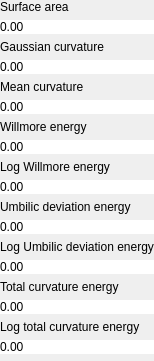
  <widget class="QWidget" name="verticalLayoutWidget_2">
   <property name="geometry">
    <rect>
     <x>130</x>
     <y>50</y>
     <width>171</width>
     <height>466</height>
    </rect>
   </property>
   <layout class="QVBoxLayout" name="verticalLayout_4">
    <property name="spacing">
     <number>6</number>
    </property>
    <property name="sizeConstraint">
     <enum>QLayout::SetFixedSize</enum>
    </property>
    <property name="leftMargin">
     <number>0</number>
    </property>
    <property name="topMargin">
     <number>0</number>
    </property>
    <property name="rightMargin">
     <number>0</number>
    </property>
    <property name="bottomMargin">
     <number>7</number>
    </property>
    <item>
     <widget class="QLabel" name="label_50">
      <property name="text">
       <string>Surface area</string>
      </property>
     </widget>
    </item>
    <item>
     <widget class="QLabel" name="surface_area">
      <property name="styleSheet">
       <string notr="true">QLabel {
	background: white;
}</string>
      </property>
      <property name="text">
       <string>0.00</string>
      </property>
      <property name="scaledContents">
       <bool>false</bool>
      </property>
      <property name="textInteractionFlags">
       <set>Qt::LinksAccessibleByMouse|Qt::TextSelectableByKeyboard|Qt::TextSelectableByMouse</set>
      </property>
     </widget>
    </item>
    <item>
     <widget class="QLabel" name="label_56">
      <property name="text">
       <string>Gaussian curvature</string>
      </property>
     </widget>
    </item>
    <item>
     <widget class="QLabel" name="gaussian_curvature">
      <property name="styleSheet">
       <string notr="true">QLabel {
	background: white;
}</string>
      </property>
      <property name="text">
       <string>0.00</string>
      </property>
      <property name="textInteractionFlags">
       <set>Qt::LinksAccessibleByMouse|Qt::TextSelectableByKeyboard|Qt::TextSelectableByMouse</set>
      </property>
     </widget>
    </item>
    <item>
     <widget class="QLabel" name="label_57">
      <property name="text">
       <string>Mean curvature</string>
      </property>
     </widget>
    </item>
    <item>
     <widget class="QLabel" name="mean_curvature">
      <property name="styleSheet">
       <string notr="true">QLabel {
	background: white;
}</string>
      </property>
      <property name="text">
       <string>0.00</string>
      </property>
      <property name="textInteractionFlags">
       <set>Qt::LinksAccessibleByMouse|Qt::TextSelectableByKeyboard|Qt::TextSelectableByMouse</set>
      </property>
     </widget>
    </item>
    <item>
     <widget class="QLabel" name="label_34">
      <property name="text">
       <string>Willmore energy</string>
      </property>
     </widget>
    </item>
    <item>
     <widget class="QLabel" name="willmore_energy">
      <property name="styleSheet">
       <string notr="true">QLabel {
	background: white;
}</string>
      </property>
      <property name="text">
       <string>0.00</string>
      </property>
      <property name="textInteractionFlags">
       <set>Qt::LinksAccessibleByMouse|Qt::TextSelectableByKeyboard|Qt::TextSelectableByMouse</set>
      </property>
     </widget>
    </item>
    <item>
     <widget class="QLabel" name="label_41">
      <property name="text">
       <string>Log Willmore energy</string>
      </property>
     </widget>
    </item>
    <item>
     <widget class="QLabel" name="log_willmore">
      <property name="styleSheet">
       <string notr="true">QLabel {
	background: white;
}</string>
      </property>
      <property name="text">
       <string>0.00</string>
      </property>
      <property name="textInteractionFlags">
       <set>Qt::LinksAccessibleByMouse|Qt::TextSelectableByKeyboard|Qt::TextSelectableByMouse</set>
      </property>
     </widget>
    </item>
    <item>
     <widget class="QLabel" name="label_44">
      <property name="text">
       <string>Umbilic deviation energy </string>
      </property>
     </widget>
    </item>
    <item>
     <widget class="QLabel" name="umbilic_deviation">
      <property name="styleSheet">
       <string notr="true">QLabel {
	background: white;
}</string>
      </property>
      <property name="text">
       <string>0.00</string>
      </property>
      <property name="textInteractionFlags">
       <set>Qt::LinksAccessibleByMouse|Qt::TextSelectableByKeyboard|Qt::TextSelectableByMouse</set>
      </property>
     </widget>
    </item>
    <item>
     <widget class="QLabel" name="label_16">
      <property name="text">
       <string>Log Umbilic deviation energy</string>
      </property>
     </widget>
    </item>
    <item>
     <widget class="QLabel" name="log_umbilic_deviation">
      <property name="styleSheet">
       <string notr="true">QLabel {
	background: white;
}</string>
      </property>
      <property name="text">
       <string>0.00</string>
      </property>
      <property name="textInteractionFlags">
       <set>Qt::LinksAccessibleByMouse|Qt::TextSelectableByKeyboard|Qt::TextSelectableByMouse</set>
      </property>
     </widget>
    </item>
    <item>
     <widget class="QLabel" name="label_64">
      <property name="text">
       <string>Total curvature energy</string>
      </property>
     </widget>
    </item>
    <item>
     <widget class="QLabel" name="total_curvature_surface">
      <property name="styleSheet">
       <string notr="true">QLabel {
	background: white;
}</string>
      </property>
      <property name="text">
       <string>0.00</string>
      </property>
      <property name="textInteractionFlags">
       <set>Qt::LinksAccessibleByMouse|Qt::TextSelectableByKeyboard|Qt::TextSelectableByMouse</set>
      </property>
     </widget>
    </item>
    <item>
     <widget class="QLabel" name="label_67">
      <property name="text">
       <string>Log total curvature energy</string>
      </property>
     </widget>
    </item>
    <item>
     <widget class="QLabel" name="log_total_curvature">
      <property name="styleSheet">
       <string notr="true">QLabel {
	background: white;
}</string>
      </property>
      <property name="text">
       <string>0.00</string>
      </property>
      <property name="textInteractionFlags">
       <set>Qt::LinksAccessibleByMouse|Qt::TextSelectableByKeyboard|Qt::TextSelectableByMouse</set>
      </property>
     </widget>
    </item>
   </layout>
  </widget>
